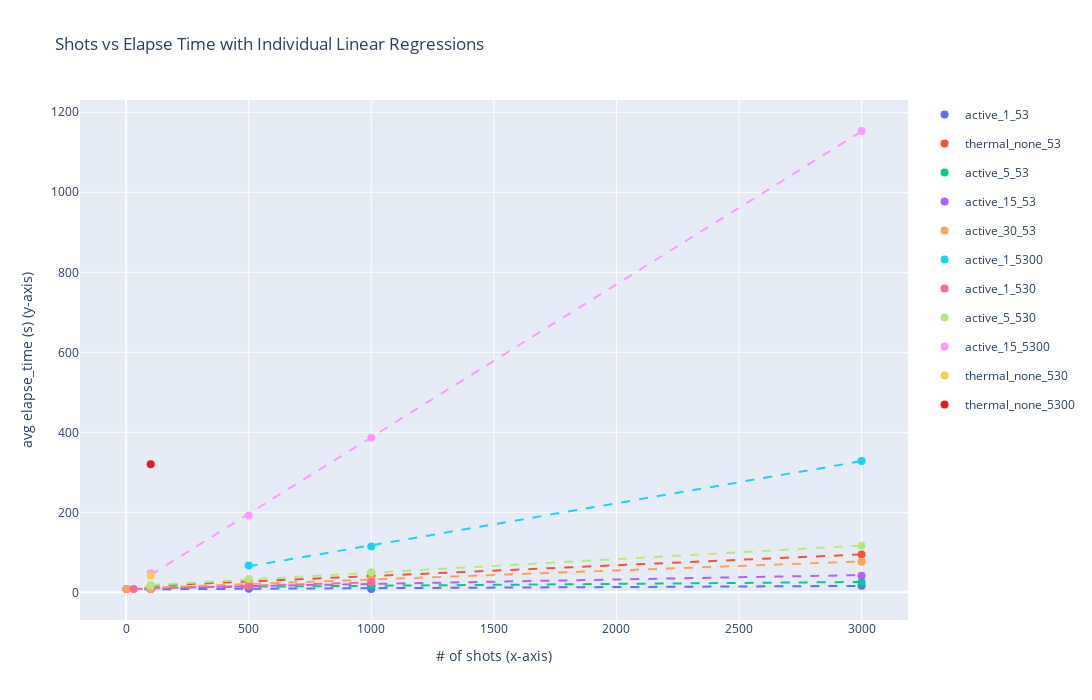

Notebook code cell kept with this figure:
### Markdown cell above
## X-axis: # of shots

### Code cell
import pandas as pd
import plotly.graph_objects as go
from plotly.subplots import make_subplots
import numpy as np
from sklearn.linear_model import LinearRegression
import plotly.express as px

# Data creation
data = {
    'reset': ['active', 'active', 'active', 'thermal', 'thermal', 'thermal', 
              'active', 'active', 'active', 'active', 'active', 'active',
              'active', 'active', 'active', 'active', 'active', 'active',
              'thermal', 'active', 'active', 'active', 'active', 'active',
              'active', 'active', 'active', 'active', 'active', 'active',
              'active', 'active', 'active', 'active', 'active', 'active',
              'active', 'thermal', 'thermal'],
    'max_attempts': ['1', '1', '1', 'none', 'none', 'none', 
                     '5', '5', '5', '15', '15', '15',
                     '30', '30', '30', '1', '15', '30',
                     'none', '30', '15', '5', '1', '1',
                     '1', '1', '1', '1', '1', '5',
                     '5', '5', '5', '15', '15', '15',
                     '15', 'none', 'none'],
    'amp_steps': [53, 53, 53, 53, 53, 53, 
                  53, 53, 53, 53, 53, 53,
                  53, 53, 53, 53, 53, 53,
                  53, 53, 53, 53, 53, 5300,
                  530, 5300, 5300, 530, 530, 530,
                  530, 530, 530, 5300, 5300, 5300,
                  5300, 530, 5300],
    'shots': [100, 500, 1000, 100, 500, 1000,
              100, 500, 1000, 100, 500, 1000,
              100, 500, 1000, 1, 1, 1,
              3000, 3000, 3000, 3000, 3000, 3000,
              30, 500, 1000, 1000, 500, 100,
              500, 1000, 3000, 100, 500, 1000,
              3000, 100, 100],
    'elapse_time': [8.35, 8.69, 8.53, 16.65, 25.93, 41.7,
                    8.58, 16.69, 17.965, 8.365, 16.71, 25.295,
                    8.37, 25.08, 33.44, 8.325, 8.365, 8.355,
                    94.63, 76.25, 41.67, 24.99, 16.72, 328.38,
                    8.35, 67.06, 114.82, 24.95, 16.66, 16.64,
                    33.38, 49.92, 116.69, 47.9, 192.06, 386.65,
                    1153.2, 41.71, 320.12]
}

df = pd.DataFrame(data)

# Create legend combinations
df['legend'] = df['reset'] + '_' + df['max_attempts'].astype(str) + '_' + df['amp_steps'].astype(str)

# Get unique legend values
unique_legends = df['legend'].unique()

# Create color palette
colors = px.colors.qualitative.Plotly + px.colors.qualitative.Set1 + px.colors.qualitative.Set2

# Create Plotly figure
fig = go.Figure()

# List to store regression analysis results
regression_results = []

# Add scatter plot and regression line for each legend group
for i, legend in enumerate(unique_legends):
    subset = df[df['legend'] == legend]
    color = colors[i % len(colors)]
    
    # Add scatter plot
    fig.add_trace(go.Scatter(
        x=subset['shots'],
        y=subset['elapse_time'],
        mode='markers',
        name=legend,
        marker=dict(
            size=8,
            color=color
        ),
        legendgroup=legend,  # Group with same legend
        showlegend=True
    ))
    
    # Add regression line only when there are 2 or more data points
    if len(subset) >= 2:
        X = subset['shots'].values.reshape(-1, 1)
        y = subset['elapse_time'].values
        
        # Train linear regression model
        model = LinearRegression()
        model.fit(X, y)
        
        # Generate x values for regression line
        x_min, x_max = subset['shots'].min(), subset['shots'].max()
        
        # Handle case when x_min equals x_max
        if x_min == x_max:
            x_range = np.array([x_min - 10, x_min, x_min + 10])
        else:
            x_range = np.linspace(x_min, x_max, 50)
        
        y_pred = model.predict(x_range.reshape(-1, 1))
        
        # Add regression line
        fig.add_trace(go.Scatter(
            x=x_range,
            y=y_pred,
            mode='lines',
            name=f'{legend}_regression',
            line=dict(color=color, width=2, dash='dash'),
            legendgroup=legend,  # Group with same legend
            showlegend=False  # Hide regression line from legend
        ))
        
        # Save regression analysis results
        regression_results.append({
            'legend': legend,
            'a (slope)': model.coef_[0],
            'b (intercept)': model.intercept_,
            'n_points': len(subset),
            'equation': f'y = {model.coef_[0]:.4f}x + {model.intercept_:.2f}'
        })

# Update layout
fig.update_layout(
    title='Shots vs Elapse Time with Individual Linear Regressions',
    xaxis_title='# of shots',
    yaxis_title='avg elapse_time (s)',
    hovermode='closest',
    width=1200,
    height=700,
    legend=dict(
        orientation="v",
        yanchor="top",
        y=1,
        xanchor="left",
        x=1.02
    )
)

# Display graph
fig.show()

# Print regression analysis results
print("\n" + "="*70)
print("Linear Regression Analysis Results for Each Legend (y = ax + b)")
print("="*70)

# Convert results to DataFrame for better display
results_df = pd.DataFrame(regression_results)
results_df = results_df.sort_values('legend')

for idx, row in results_df.iterrows():
    print(f"\nLegend: {row['legend']}")
    print(f"  Equation: {row['equation']}")
    print(f"  Slope (a): {row['a (slope)']:.6f}")
    print(f"  Intercept (b): {row['b (intercept)']:.4f}")
    print(f"  Number of data points: {row['n_points']}")

# Print summary table
print("\n" + "="*70)
print("Regression Analysis Summary Table")
print("="*70)

# Print formatted table
summary_df = results_df[['legend', 'a (slope)', 'b (intercept)', 'n_points']].copy()
summary_df['a (slope)'] = summary_df['a (slope)'].round(6)
summary_df['b (intercept)'] = summary_df['b (intercept)'].round(4)

# Set pandas display options
pd.set_option('display.max_columns', None)
pd.set_option('display.width', None)
pd.set_option('display.max_colwidth', None)

print(summary_df.to_string(index=False))

# CSV save option
save_to_csv = input("\n\nWould you like to save the results to a CSV file? (y/n): ")
if save_to_csv.lower() == 'y':
    results_df.to_csv('regression_results.csv', index=False)
    print("Results have been saved to regression_results.csv")

### Figure 1 — Plotly figure (JSON) as saved in the notebook; plotly's stock layout.template omitted (floating-point values rounded to 4 significant figures)
{"data": [{"legendgroup": "active_1_53", "marker": {"color": "#636EFA", "size": 8}, "mode": "markers", "name": "active_1_53", "showlegend": true, "type": "scatter", "x": [100, 500, 1000, 1, 3000], "y": [8.35, 8.69, 8.53, 8.325, 16.72]}, {"legendgroup": "active_1_53", "line": {"color": "#636EFA", "dash": "dash", "width": 2}, "mode": "lines", "name": "active_1_53_regression", "showlegend": false, "type": "scatter", "x": [1, 62.2, 123.4, 184.6, 245.8, 307.0, 368.2, 429.4, 490.6, 551.8, 613.0, 674.2, 735.4, 796.7, 857.9, 919.1, 980.3, 1041.0, 1103.0, 1164.0, 1225.0, 1286.0, 1347.0, 1409.0, 1470.0, 1531.0, 1592.0, 1654.0, 1715.0, 1776.0, 1837.0, 1898.0, 1960.0, 2021.0, 2082.0, 2143.0, 2204.0, 2266.0, 2327.0, 2388.0, 2449.0, 2510.0, 2572.0, 2633.0, 2694.0, 2755.0, 2816.0, 2878.0, 2939.0, 3000], "y": [7.484, 7.66, 7.835, 8.011, 8.187, 8.362, 8.538, 8.714, 8.89, 9.065, 9.241, 9.417, 9.593, 9.768, 9.944, 10.12, 10.3, 10.47, 10.65, 10.82, 11.0, 11.17, 11.35, 11.53, 11.7, 11.88, 12.05, 12.23, 12.4, 12.58, 12.76, 12.93, 13.11, 13.28, 13.46, 13.63, 13.81, 13.99, 14.16, 14.34, 14.51, 14.69, 14.86, 15.04, 15.22, 15.39, 15.57, 15.74, 15.92, 16.09]}, {"legendgroup": "thermal_none_53", "marker": {"color": "#EF553B", "size": 8}, "mode": "markers", "name": "thermal_none_53", "showlegend": true, "type": "scatter", "x": [100, 500, 1000, 3000], "y": [16.65, 25.93, 41.7, 94.63]}, {"legendgroup": "thermal_none_53", "line": {"color": "#EF553B", "dash": "dash", "width": 2}, "mode": "lines", "name": "thermal_none_53_regression", "showlegend": false, "type": "scatter", "x": [100, 159.2, 218.4, 277.6, 336.7, 395.9, 455.1, 514.3, 573.5, 632.7, 691.8, 751.0, 810.2, 869.4, 928.6, 987.8, 1047.0, 1106.0, 1165.0, 1224.0, 1284.0, 1343.0, 1402.0, 1461.0, 1520.0, 1580.0, 1639.0, 1698.0, 1757.0, 1816.0, 1876.0, 1935.0, 1994.0, 2053.0, 2112.0, 2171.0, 2231.0, 2290.0, 2349.0, 2408.0, 2467.0, 2527.0, 2586.0, 2645.0, 2704.0, 2763.0, 2822.0, 2882.0, 2941.0, 3000], "y": [16.32, 17.92, 19.52, 21.12, 22.72, 24.32, 25.93, 27.53, 29.13, 30.73, 32.33, 33.93, 35.53, 37.13, 38.74, 40.34, 41.94, 43.54, 45.14, 46.74, 48.34, 49.95, 51.55, 53.15, 54.75, 56.35, 57.95, 59.55, 61.15, 62.76, 64.36, 65.96, 67.56, 69.16, 70.76, 72.36, 73.97, 75.57, 77.17, 78.77, 80.37, 81.97, 83.57, 85.18, 86.78, 88.38, 89.98, 91.58, 93.18, 94.78]}, {"legendgroup": "active_5_53", "marker": {"color": "#00CC96", "size": 8}, "mode": "markers", "name": "active_5_53", "showlegend": true, "type": "scatter", "x": [100, 500, 1000, 3000], "y": [8.58, 16.69, 17.96, 24.99]}, {"legendgroup": "active_5_53", "line": {"color": "#00CC96", "dash": "dash", "width": 2}, "mode": "lines", "name": "active_5_53_regression", "showlegend": false, "type": "scatter", "x": [100, 159.2, 218.4, 277.6, 336.7, 395.9, 455.1, 514.3, 573.5, 632.7, 691.8, 751.0, 810.2, 869.4, 928.6, 987.8, 1047.0, 1106.0, 1165.0, 1224.0, 1284.0, 1343.0, 1402.0, 1461.0, 1520.0, 1580.0, 1639.0, 1698.0, 1757.0, 1816.0, 1876.0, 1935.0, 1994.0, 2053.0, 2112.0, 2171.0, 2231.0, 2290.0, 2349.0, 2408.0, 2467.0, 2527.0, 2586.0, 2645.0, 2704.0, 2763.0, 2822.0, 2882.0, 2941.0, 3000], "y": [12.05, 12.34, 12.62, 12.9, 13.18, 13.46, 13.75, 14.03, 14.31, 14.59, 14.87, 15.16, 15.44, 15.72, 16.0, 16.28, 16.57, 16.85, 17.13, 17.41, 17.69, 17.98, 18.26, 18.54, 18.82, 19.1, 19.38, 19.67, 19.95, 20.23, 20.51, 20.79, 21.08, 21.36, 21.64, 21.92, 22.2, 22.49, 22.77, 23.05, 23.33, 23.61, 23.9, 24.18, 24.46, 24.74, 25.02, 25.31, 25.59, 25.87]}, {"legendgroup": "active_15_53", "marker": {"color": "#AB63FA", "size": 8}, "mode": "markers", "name": "active_15_53", "showlegend": true, "type": "scatter", "x": [100, 500, 1000, 1, 3000], "y": [8.365, 16.71, 25.3, 8.365, 41.67]}, {"legendgroup": "active_15_53", "line": {"color": "#AB63FA", "dash": "dash", "width": 2}, "mode": "lines", "name": "active_15_53_regression", "showlegend": false, "type": "scatter", "x": [1, 62.2, 123.4, 184.6, 245.8, 307.0, 368.2, 429.4, 490.6, 551.8, 613.0, 674.2, 735.4, 796.7, 857.9, 919.1, 980.3, 1041.0, 1103.0, 1164.0, 1225.0, 1286.0, 1347.0, 1409.0, 1470.0, 1531.0, 1592.0, 1654.0, 1715.0, 1776.0, 1837.0, 1898.0, 1960.0, 2021.0, 2082.0, 2143.0, 2204.0, 2266.0, 2327.0, 2388.0, 2449.0, 2510.0, 2572.0, 2633.0, 2694.0, 2755.0, 2816.0, 2878.0, 2939.0, 3000], "y": [9.844, 10.53, 11.21, 11.89, 12.57, 13.25, 13.93, 14.62, 15.3, 15.98, 16.66, 17.34, 18.02, 18.71, 19.39, 20.07, 20.75, 21.43, 22.11, 22.79, 23.48, 24.16, 24.84, 25.52, 26.2, 26.88, 27.57, 28.25, 28.93, 29.61, 30.29, 30.97, 31.66, 32.34, 33.02, 33.7, 34.38, 35.06, 35.75, 36.43, 37.11, 37.79, 38.47, 39.15, 39.84, 40.52, 41.2, 41.88, 42.56, 43.24]}, {"legendgroup": "active_30_53", "marker": {"color": "#FFA15A", "size": 8}, "mode": "markers", "name": "active_30_53", "showlegend": true, "type": "scatter", "x": [100, 500, 1000, 1, 3000], "y": [8.37, 25.08, 33.44, 8.355, 76.25]}, {"legendgroup": "active_30_53", "line": {"color": "#FFA15A", "dash": "dash", "width": 2}, "mode": "lines", "name": "active_30_53_regression", "showlegend": false, "type": "scatter", "x": [1, 62.2, 123.4, 184.6, 245.8, 307.0, 368.2, 429.4, 490.6, 551.8, 613.0, 674.2, 735.4, 796.7, 857.9, 919.1, 980.3, 1041.0, 1103.0, 1164.0, 1225.0, 1286.0, 1347.0, 1409.0, 1470.0, 1531.0, 1592.0, 1654.0, 1715.0, 1776.0, 1837.0, 1898.0, 1960.0, 2021.0, 2082.0, 2143.0, 2204.0, 2266.0, 2327.0, 2388.0, 2449.0, 2510.0, 2572.0, 2633.0, 2694.0, 2755.0, 2816.0, 2878.0, 2939.0, 3000], "y": [9.528, 10.91, 12.29, 13.68, 15.06, 16.44, 17.83, 19.21, 20.59, 21.98, 23.36, 24.74, 26.12, 27.51, 28.89, 30.27, 31.66, 33.04, 34.42, 35.81, 37.19, 38.57, 39.95, 41.34, 42.72, 44.1, 45.49, 46.87, 48.25, 49.64, 51.02, 52.4, 53.78, 55.17, 56.55, 57.93, 59.32, 60.7, 62.08, 63.47, 64.85, 66.23, 67.61, 69.0, 70.38, 71.76, 73.15, 74.53, 75.91, 77.3]}, {"legendgroup": "active_1_5300", "marker": {"color": "#19D3F3", "size": 8}, "mode": "markers", "name": "active_1_5300", "showlegend": true, "type": "scatter", "x": [3000, 500, 1000], "y": [328.4, 67.06, 114.8]}, {"legendgroup": "active_1_5300", "line": {"color": "#19D3F3", "dash": "dash", "width": 2}, "mode": "lines", "name": "active_1_5300_regression", "showlegend": false, "type": "scatter", "x": [500, 551.0, 602.0, 653.1, 704.1, 755.1, 806.1, 857.1, 908.2, 959.2, 1010.0, 1061.0, 1112.0, 1163.0, 1214.0, 1265.0, 1316.0, 1367.0, 1418.0, 1469.0, 1520.0, 1571.0, 1622.0, 1673.0, 1724.0, 1776.0, 1827.0, 1878.0, 1929.0, 1980.0, 2031.0, 2082.0, 2133.0, 2184.0, 2235.0, 2286.0, 2337.0, 2388.0, 2439.0, 2490.0, 2541.0, 2592.0, 2643.0, 2694.0, 2745.0, 2796.0, 2847.0, 2898.0, 2949.0, 3000], "y": [64.92, 70.28, 75.65, 81.01, 86.38, 91.74, 97.11, 102.5, 107.8, 113.2, 118.6, 123.9, 129.3, 134.7, 140.0, 145.4, 150.8, 156.1, 161.5, 166.9, 172.2, 177.6, 183.0, 188.3, 193.7, 199.1, 204.4, 209.8, 215.2, 220.5, 225.9, 231.3, 236.6, 242.0, 247.4, 252.7, 258.1, 263.5, 268.8, 274.2, 279.6, 284.9, 290.3, 295.6, 301.0, 306.4, 311.7, 317.1, 322.5, 327.8]}, {"legendgroup": "active_1_530", "marker": {"color": "#FF6692", "size": 8}, "mode": "markers", "name": "active_1_530", "showlegend": true, "type": "scatter", "x": [30, 1000, 500], "y": [8.35, 24.95, 16.66]}, {"legendgroup": "active_1_530", "line": {"color": "#FF6692", "dash": "dash", "width": 2}, "mode": "lines", "name": "active_1_530_regression", "showlegend": false, "type": "scatter", "x": [30, 49.8, 69.59, 89.39, 109.2, 129.0, 148.8, 168.6, 188.4, 208.2, 228.0, 247.8, 267.6, 287.3, 307.1, 326.9, 346.7, 366.5, 386.3, 406.1, 425.9, 445.7, 465.5, 485.3, 505.1, 524.9, 544.7, 564.5, 584.3, 604.1, 623.9, 643.7, 663.5, 683.3, 703.1, 722.9, 742.7, 762.4, 782.2, 802.0, 821.8, 841.6, 861.4, 881.2, 901.0, 920.8, 940.6, 960.4, 980.2, 1000], "y": [8.442, 8.78, 9.119, 9.458, 9.796, 10.13, 10.47, 10.81, 11.15, 11.49, 11.83, 12.17, 12.51, 12.84, 13.18, 13.52, 13.86, 14.2, 14.54, 14.88, 15.21, 15.55, 15.89, 16.23, 16.57, 16.91, 17.25, 17.59, 17.92, 18.26, 18.6, 18.94, 19.28, 19.62, 19.96, 20.29, 20.63, 20.97, 21.31, 21.65, 21.99, 22.33, 22.67, 23.0, 23.34, 23.68, 24.02, 24.36, 24.7, 25.04]}, {"legendgroup": "active_5_530", "marker": {"color": "#B6E880", "size": 8}, "mode": "markers", "name": "active_5_530", "showlegend": true, "type": "scatter", "x": [100, 500, 1000, 3000], "y": [16.64, 33.38, 49.92, 116.7]}, {"legendgroup": "active_5_530", "line": {"color": "#B6E880", "dash": "dash", "width": 2}, "mode": "lines", "name": "active_5_530_regression", "showlegend": false, "type": "scatter", "x": [100, 159.2, 218.4, 277.6, 336.7, 395.9, 455.1, 514.3, 573.5, 632.7, 691.8, 751.0, 810.2, 869.4, 928.6, 987.8, 1047.0, 1106.0, 1165.0, 1224.0, 1284.0, 1343.0, 1402.0, 1461.0, 1520.0, 1580.0, 1639.0, 1698.0, 1757.0, 1816.0, 1876.0, 1935.0, 1994.0, 2053.0, 2112.0, 2171.0, 2231.0, 2290.0, 2349.0, 2408.0, 2467.0, 2527.0, 2586.0, 2645.0, 2704.0, 2763.0, 2822.0, 2882.0, 2941.0, 3000], "y": [18.41, 20.42, 22.44, 24.45, 26.47, 28.48, 30.5, 32.51, 34.53, 36.54, 38.56, 40.57, 42.59, 44.6, 46.62, 48.63, 50.65, 52.66, 54.68, 56.69, 58.71, 60.72, 62.74, 64.75, 66.77, 68.78, 70.8, 72.81, 74.83, 76.84, 78.86, 80.87, 82.89, 84.91, 86.92, 88.94, 90.95, 92.97, 94.98, 97.0, 99.01, 101.0, 103.0, 105.1, 107.1, 109.1, 111.1, 113.1, 115.1, 117.1]}, {"legendgroup": "active_15_5300", "marker": {"color": "#FF97FF", "size": 8}, "mode": "markers", "name": "active_15_5300", "showlegend": true, "type": "scatter", "x": [100, 500, 1000, 3000], "y": [47.9, 192.1, 386.6, 1153.0]}, {"legendgroup": "active_15_5300", "line": {"color": "#FF97FF", "dash": "dash", "width": 2}, "mode": "lines", "name": "active_15_5300_regression", "showlegend": false, "type": "scatter", "x": [100, 159.2, 218.4, 277.6, 336.7, 395.9, 455.1, 514.3, 573.5, 632.7, 691.8, 751.0, 810.2, 869.4, 928.6, 987.8, 1047.0, 1106.0, 1165.0, 1224.0, 1284.0, 1343.0, 1402.0, 1461.0, 1520.0, 1580.0, 1639.0, 1698.0, 1757.0, 1816.0, 1876.0, 1935.0, 1994.0, 2053.0, 2112.0, 2171.0, 2231.0, 2290.0, 2349.0, 2408.0, 2467.0, 2527.0, 2586.0, 2645.0, 2704.0, 2763.0, 2822.0, 2882.0, 2941.0, 3000], "y": [43.48, 66.11, 88.74, 111.4, 134.0, 156.6, 179.3, 201.9, 224.5, 247.1, 269.8, 292.4, 315.0, 337.7, 360.3, 382.9, 405.5, 428.2, 450.8, 473.4, 496.1, 518.7, 541.3, 563.9, 586.6, 609.2, 631.8, 654.5, 677.1, 699.7, 722.4, 745.0, 767.6, 790.2, 812.9, 835.5, 858.1, 880.8, 903.4, 926.0, 948.6, 971.3, 993.9, 1017.0, 1039.0, 1062.0, 1084.0, 1107.0, 1130.0, 1152.0]}, {"legendgroup": "thermal_none_530", "marker": {"color": "#FECB52", "size": 8}, "mode": "markers", "name": "thermal_none_530", "showlegend": true, "type": "scatter", "x": [100], "y": [41.71]}, {"legendgroup": "thermal_none_5300", "marker": {"color": "rgb(228,26,28)", "size": 8}, "mode": "markers", "name": "thermal_none_5300", "showlegend": true, "type": "scatter", "x": [100], "y": [320.1]}], "layout": {"height": 700, "hovermode": "closest", "legend": {"orientation": "v", "x": 1.02, "xanchor": "left", "y": 1, "yanchor": "top"}, "title": {"text": "Shots vs Elapse Time with Individual Linear Regressions"}, "width": 1200, "xaxis": {"title": {"text": "# of shots (x-axis)"}}, "yaxis": {"title": {"text": "avg elapse_time (s) (y-axis)"}}}}
